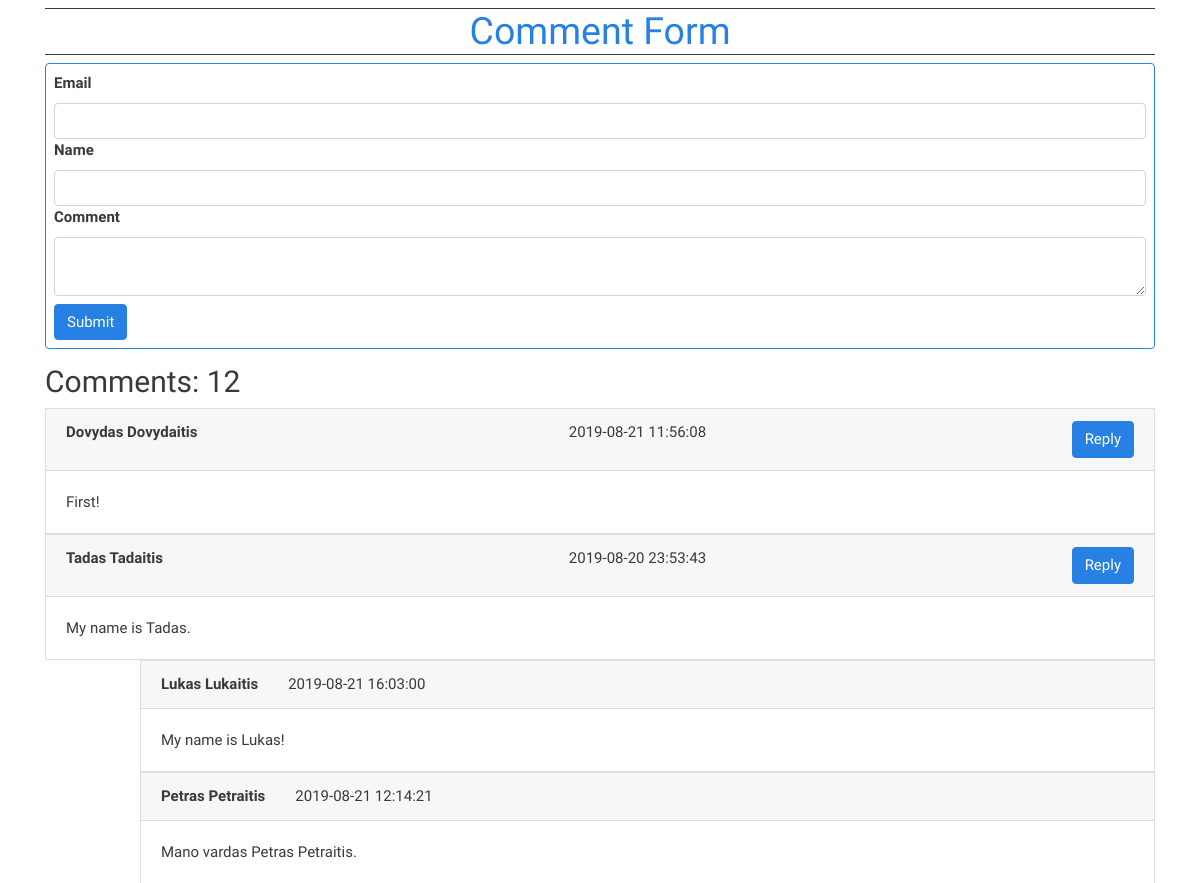
Before: / (upper part) with the older database file.
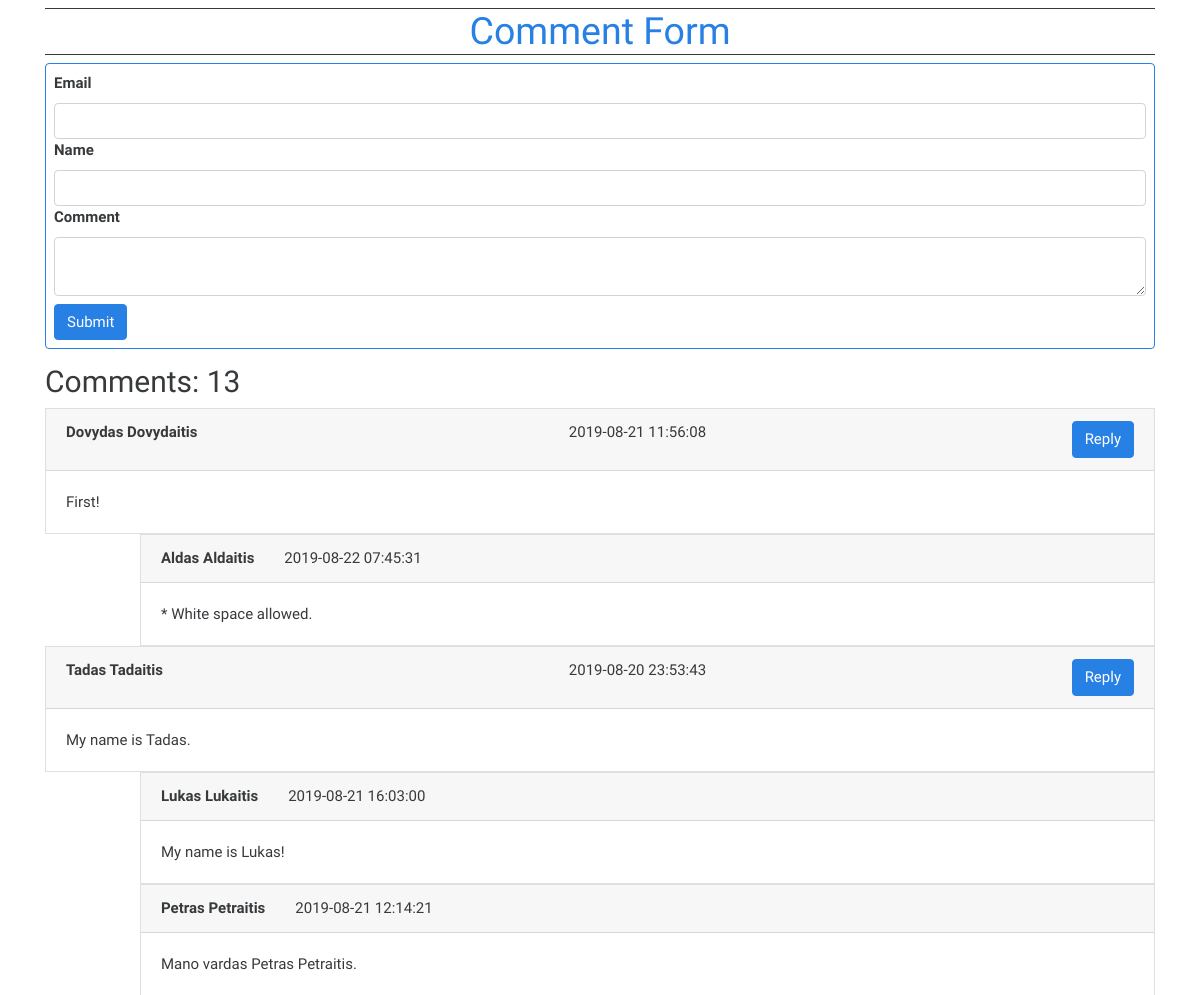
After: the same page with the newer database file.
### tables this page shows
CREATE TABLE `comment` (
  `id` int(6) UNSIGNED NOT NULL,
  `parent_id` int(6) DEFAULT NULL,
  `email` varchar(50) NOT NULL,
  `name` varchar(50) NOT NULL,
  `comment` text NOT NULL,
  `date` timestamp NOT NULL DEFAULT current_timestamp()
);

### include/functions.php (the view, shortened to what this page needs)
<?php
function printComments($db_server, $db_user, $db_pass, $db_name, $table_name)
{
	$conn = mysqli_connect($db_server, $db_user, $db_pass);
	$sql = "SELECT id, name, date, comment FROM " . $table_name . " WHERE parent_id IS NULL ORDER BY date DESC";
	$result = mysqli_query($conn, $sql);
	$sql = "SELECT COUNT(id) AS comment_count FROM " . $table_name;
	$count = mysqli_fetch_assoc(mysqli_query($conn, $sql))["comment_count"];
	echo '<div class="container my-2">';
	echo '	<div class="row" id="comment_count">';
	echo '		<div class="col-sm" id="comment_count_content">';
	echo '			<h2>' . 'Comments: ' . $count . '</h2>';
	echo '		</div>';
	echo '	</div>';
	if (mysqli_num_rows($result) > 0)
	{
		while($row = mysqli_fetch_assoc($result))
		{
			echo '	<div class="row">';
			echo '		<div class="col-sm">';
			echo '			<div class="card">';
			echo '				<div class="card-header">';
			echo '					<div class="row">';
			echo '						<div class="col">';
			echo '							<b>' . $row["name"] . '</b>';
			echo '						</div>';
			echo '						<div class="col">';
			echo '							' . $row["date"];
			echo '						</div>';
			echo '						<div class="col-md-auto">';
			echo '							<button class="btn btn-primary rounded toogle-comment" name="reply_button" id="' . $row["id"] . '">Reply</button>';
			echo '						</div>';
			echo '					</div>';
			echo '				</div>';
			echo '				<div class="card-body">';
			echo '					' . htmlspecialchars($row["comment"]);
			echo '				</div>';
			echo '			</div>';
			echo '		</div>';
			echo '	</div>';
			$sql = "SELECT name, date, comment FROM " . $table_name . " WHERE parent_id = " . $row["id"] . " ORDER BY date DESC";
			$child_result = mysqli_query($conn, $sql);
			echo '	<div id="load_child_comments_' . $row["id"] . '">';
			echo '		<div id="load_child_comments_content_' . $row["id"] . '">';
			if (mysqli_num_rows($child_result) > 0)
			{
				while($child_row = mysqli_fetch_assoc($child_result))
				{
					echo '			<div class="row">';
					echo '				<div class="col-sm-1">';
					echo '				</div>';
					echo '				<div class="col-sm">';
					echo '					<div class="card">';
					echo '						<div class="card-header">';
					echo '							<div class="row">';
					echo '								<div class="col-md-auto">';
					echo '									<b>' . $child_row["name"] . '</b>';
					echo '								</div>';
					echo '								<div class="col">';
					echo '									' . $child_row["date"];
					echo '								</div>';
					echo '							</div>';
					echo '						</div>';
					echo '						<div class="card-body">';
					echo '							' . htmlspecialchars($child_row["comment"]);
					echo '						</div>';
					echo '					</div>';
					echo '				</div>';
					echo '			</div>';
				}
			}
			echo '		</div>';
			echo '	</div>';
		}
	}
	else
	{
		echo '	<div class="row">';
		echo '		<div class="col-sm">';
		echo '			No comments to display';
		echo '		</div>';
		echo '	</div>';
	}
	echo '</div>';
}
?>

Changed rows visible on the page:
added comment: name "Aldas Aldaitis", date "2019-08-22 07:45:31", comment "* White space allowed.", shown under "Dovydas Dovydaitis"
Other visible differences:
$count: "12" → "13"
